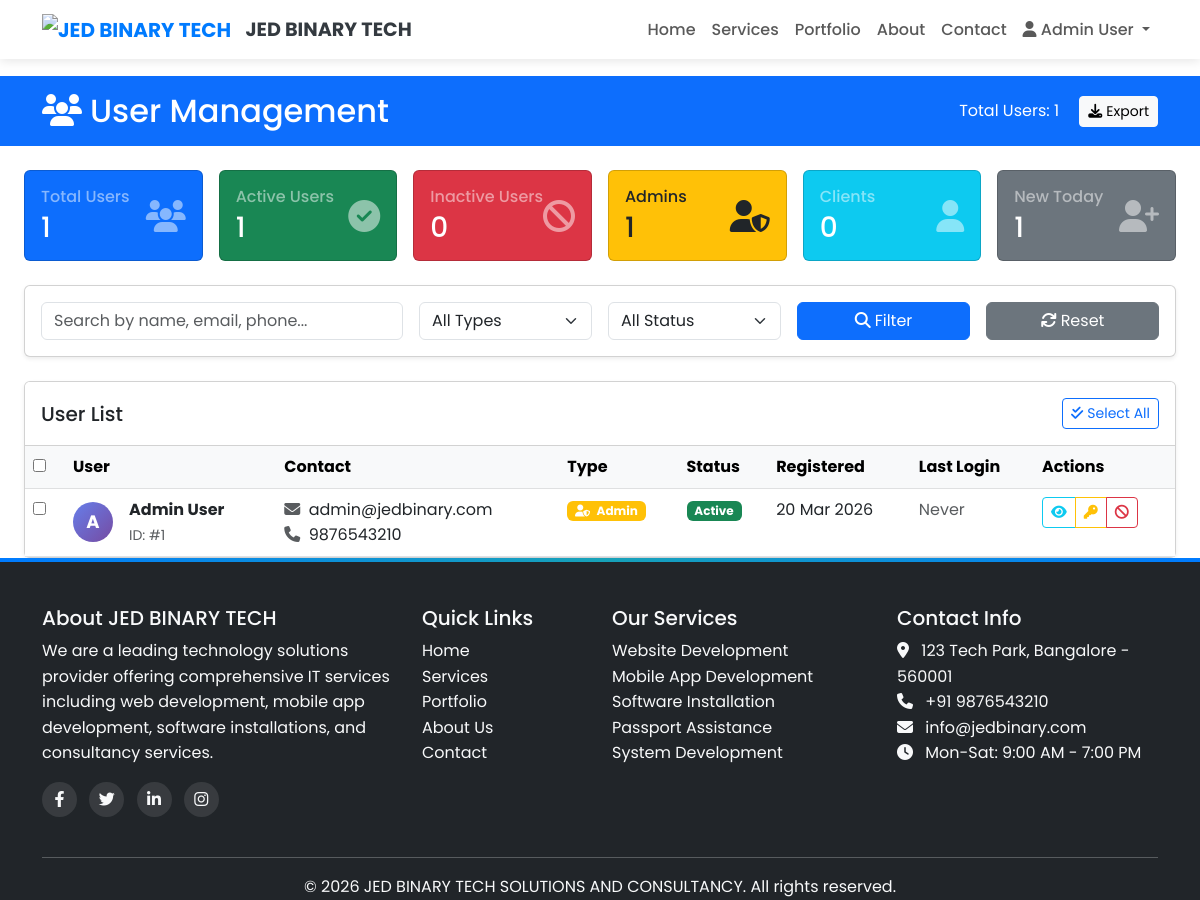
The page /admin/users.php (signed in) on the database its author committed.
### tables this page shows
CREATE TABLE users (
    user_id INT PRIMARY KEY AUTO_INCREMENT,
    full_name VARCHAR(100) NOT NULL,
    email VARCHAR(100) UNIQUE NOT NULL,
    password_hash VARCHAR(255) NOT NULL,
    phone VARCHAR(20),
    address TEXT,
    city VARCHAR(50),
    state VARCHAR(50),
    pincode VARCHAR(10),
    user_type ENUM('client', 'admin') DEFAULT 'client',
    profile_image VARCHAR(255),
    registration_date TIMESTAMP DEFAULT CURRENT_TIMESTAMP,
    last_login TIMESTAMP NULL,
    is_active BOOLEAN DEFAULT TRUE
);

### includes/auth.php (called while the page is built, shortened)
<?php
class Auth {
    private $conn;
    private $user_id;
    public function __construct($db_connection) {
        $this->conn = $db_connection;
        $this->checkSession();
    }
    private function checkSession() {
        if (isset($_SESSION['user_id'])) {
            $this->user_id = $_SESSION['user_id'];
            $this->loadUserData();
        }
    }
    private function loadUserData() {
        $sql = "SELECT * FROM users WHERE user_id = {$this->user_id} AND is_active = 1";
        $result = mysqli_query($this->conn, $sql);
    }
}
$auth = new Auth($conn);
?>

### includes/config.php (called while the page is built, shortened)
<?php
$conn = mysqli_connect(DB_HOST, DB_USER, DB_PASS, DB_NAME);
mysqli_set_charset($conn, "utf8mb4");
require_once 'auth.php';
?>

### admin/users.php (the view, shortened to what this page needs)
<?php
require_once '../includes/config.php';
require_once '../includes/auth.php';
$reset_columns_exist = false;
$check_columns = "SHOW COLUMNS FROM users LIKE 'reset_token'";
$columns_result = mysqli_query($conn, $check_columns);
if ($columns_result && mysqli_num_rows($columns_result) > 0) {
    $reset_columns_exist = true;
}
include '../includes/header.php';
$search = isset($_GET['search']) ? mysqli_real_escape_string($conn, $_GET['search']) : '';
$where_conditions = ["1=1"];
$where_clause = implode(" AND ", $where_conditions);
$page = isset($_GET['page']) ? intval($_GET['page']) : 1;
$records_per_page = 20;
$offset = ($page - 1) * $records_per_page;
$sql = "SELECT * FROM users WHERE $where_clause ORDER BY registration_date DESC LIMIT $offset, $records_per_page";
$result = mysqli_query($conn, $sql);
$users = mysqli_fetch_all($result, MYSQLI_ASSOC);
$stats_sql = "SELECT
                COUNT(*) as total_users,
                SUM(CASE WHEN user_type = 'admin' THEN 1 ELSE 0 END) as total_admins,
                SUM(CASE WHEN user_type = 'client' THEN 1 ELSE 0 END) as total_clients,
                SUM(CASE WHEN is_active = 1 THEN 1 ELSE 0 END) as active_users,
                SUM(CASE WHEN is_active = 0 THEN 1 ELSE 0 END) as inactive_users,
                SUM(CASE WHEN DATE(registration_date) = CURDATE() THEN 1 ELSE 0 END) as new_today
              FROM users";
$stats_result = mysqli_query($conn, $stats_sql);
$stats = mysqli_fetch_assoc($stats_result);
?>
<div class="admin-header bg-primary text-white py-3 mb-4">
    <div class="container">
        <div class="row align-items-center">
            <div class="col-md-6">
                <h2 class="mb-0"><i class="fas fa-users me-2"></i>User Management</h2>
            </div>
            <div class="col-md-6 text-md-end">
                <span class="me-3">Total Users: <?php echo $stats['total_users']; ?></span>
                <a href="?export=csv" class="btn btn-light btn-sm">
                    <i class="fas fa-download me-1"></i>Export
                </a>
            </div>
        </div>
    </div>
</div>
<div class="container-fluid px-4">
    <div class="row g-3 mb-4">
        <div class="col-xl-2 col-md-4">
            <div class="card bg-primary text-white user-stats-card">
                <div class="card-body">
                    <div class="d-flex justify-content-between align-items-center">
                        <div>
                            <h6 class="text-white-50 mb-1">Total Users</h6>
                            <h3 class="mb-0"><?php echo $stats['total_users']; ?></h3>
                        </div>
                        <i class="fas fa-users fa-2x text-white-50"></i>
                    </div>
                </div>
            </div>
        </div>
        <div class="col-xl-2 col-md-4">
            <div class="card bg-success text-white user-stats-card">
                <div class="card-body">
                    <div class="d-flex justify-content-between align-items-center">
                        <div>
                            <h6 class="text-white-50 mb-1">Active Users</h6>
                            <h3 class="mb-0"><?php echo $stats['active_users']; ?></h3>
                        </div>
                        <i class="fas fa-check-circle fa-2x text-white-50"></i>
                    </div>
                </div>
            </div>
        </div>
        <div class="col-xl-2 col-md-4">
            <div class="card bg-danger text-white user-stats-card">
                <div class="card-body">
                    <div class="d-flex justify-content-between align-items-center">
                        <div>
                            <h6 class="text-white-50 mb-1">Inactive Users</h6>
                            <h3 class="mb-0"><?php echo $stats['inactive_users']; ?></h3>
                        </div>
                        <i class="fas fa-ban fa-2x text-white-50"></i>
                    </div>
                </div>
            </div>
        </div>
        <div class="col-xl-2 col-md-4">
            <div class="card bg-warning text-dark user-stats-card">
                <div class="card-body">
                    <div class="d-flex justify-content-between align-items-center">
                        <div>
                            <h6 class="text-dark-50 mb-1">Admins</h6>
                            <h3 class="mb-0"><?php echo $stats['total_admins']; ?></h3>
                        </div>
                        <i class="fas fa-user-shield fa-2x text-dark-50"></i>
                    </div>
                </div>
            </div>
        </div>
        <div class="col-xl-2 col-md-4">
            <div class="card bg-info text-white user-stats-card">
                <div class="card-body">
                    <div class="d-flex justify-content-between align-items-center">
                        <div>
                            <h6 class="text-white-50 mb-1">Clients</h6>
                            <h3 class="mb-0"><?php echo $stats['total_clients']; ?></h3>
                        </div>
                        <i class="fas fa-user fa-2x text-white-50"></i>
                    </div>
                </div>
            </div>
        </div>
        <div class="col-xl-2 col-md-4">
            <div class="card bg-secondary text-white user-stats-card">
                <div class="card-body">
                    <div class="d-flex justify-content-between align-items-center">
                        <div>
                            <h6 class="text-white-50 mb-1">New Today</h6>
                            <h3 class="mb-0"><?php echo $stats['new_today']; ?></h3>
                        </div>
                        <i class="fas fa-user-plus fa-2x text-white-50"></i>
                    </div>
                </div>
            </div>
        </div>
    </div>
    <div class="card shadow-sm mb-4">
        <div class="card-body">
            <form method="GET" action="" class="row g-3">
                <div class="col-md-4">
                    <input type="text" name="search" class="form-control" placeholder="Search by name, email, phone..."
                           value="<?php echo htmlspecialchars($search); ?>">
                </div>
                <div class="col-md-2">
                    <select name="user_type" class="form-select">
                        <option value="all">All Types</option>
                    </select>
                </div>
                <div class="col-md-2">
                    <select name="status" class="form-select">
                        <option value="all">All Status</option>
                    </select>
                </div>
                <div class="col-md-2">
                    <button type="submit" class="btn btn-primary w-100">
                        <i class="fas fa-search me-1"></i>Filter
                    </button>
                </div>
                <div class="col-md-2">
                    <a href="users.php" class="btn btn-secondary w-100">
                        <i class="fas fa-sync me-1"></i>Reset
                    </a>
                </div>
            </form>
        </div>
    </div>
    <div class="card shadow-sm">
        <div class="card-header bg-white py-3">
            <div class="d-flex justify-content-between align-items-center">
                <h5 class="mb-0">User List</h5>
                <div>
                    <button class="btn btn-sm btn-outline-primary" onclick="selectAll()">
                        <i class="fas fa-check-double me-1"></i>Select All
                    </button>
                </div>
            </div>
        </div>
        <div class="card-body p-0">
            <div class="table-responsive">
                <table class="table table-hover mb-0">
                    <thead class="table-light">
                        <tr>
                            <th width="40">
                                <input type="checkbox" id="selectAllCheckbox" onclick="toggleSelectAll()">
                            </th>
                            <th>User</th>
                            <th>Contact</th>
                            <th>Type</th>
                            <th>Status</th>
                            <th>Registered</th>
                            <th>Last Login</th>
                            <th>Actions</th>
                        </tr>
                    </thead>
                    <tbody>
                        <?php if (empty($users)): ?>
                            <tr>
                                <td colspan="8" class="text-center py-4">
                                    <i class="fas fa-info-circle me-2"></i>No users found
                                </td>
                            </tr>
                        <?php else: ?>
                            <?php foreach ($users as $user): ?>
                            <tr class="user-row">
                                <td>
                                    <input type="checkbox" class="user-checkbox" value="<?php echo $user['user_id']; ?>">
                                </td>
                                <td>
                                    <div class="d-flex align-items-center">
                                        <div class="user-avatar me-3">
                                            <?php echo strtoupper(substr($user['full_name'], 0, 1)); ?>
                                        </div>
                                        <div>
                                            <strong><?php echo htmlspecialchars($user['full_name']); ?></strong>
                                            <br>
                                            <small class="text-muted">ID: #<?php echo $user['user_id']; ?></small>
                                        </div>
                                    </div>
                                </td>
                                <td>
                                    <i class="fas fa-envelope text-muted me-1"></i> <?php echo htmlspecialchars($user['email']); ?>
                                    <br>
                                    <?php if ($user['phone']): ?>
                                        <i class="fas fa-phone text-muted me-1"></i> <?php echo htmlspecialchars($user['phone']); ?>
                                    <?php endif; ?>
                                </td>
                                <td>
                                    <span class="badge bg-<?php echo $user['user_type'] == 'admin' ? 'warning' : 'info'; ?>">
                                        <i class="fas fa-<?php echo $user['user_type'] == 'admin' ? 'user-shield' : 'user'; ?> me-1"></i>
                                        <?php echo ucfirst($user['user_type']); ?>
                                    </span>
                                </td>
                                <td>
                                    <?php if ($user['is_active']): ?>
                                        <span class="badge bg-success">Active</span>
                                    <?php else: ?>
                                        <span class="badge bg-danger">Inactive</span>
                                    <?php endif; ?>
                                </td>
                                <td>
                                    <?php echo date('d M Y', strtotime($user['registration_date'])); ?>
                                    <br>
                                </td>
                                <td>
                                    <?php if ($user['last_login']): ?>
                                        <?php echo date('d M Y', strtotime($user['last_login'])); ?>
                                        <br>
                                        <small class="text-muted"><?php echo function_exists('timeAgo') ? timeAgo($user['last_login']) : ''; ?></small>
                                    <?php else: ?>
                                        <span class="text-muted">Never</span>
                                    <?php endif; ?>
                                </td>
                                <td>
                                    <div class="btn-group" role="group">
                                        <button class="btn btn-sm btn-outline-info" onclick="viewUserDetails(<?php echo $user['user_id']; ?>)">
                                            <i class="fas fa-eye"></i>
                                        </button>
                                        <?php if ($reset_columns_exist): ?>
                                        <a href="?reset_password=<?php echo $user['user_id']; ?>"
                                           class="btn btn-sm btn-outline-warning"
                                           title="Send Password Reset Email"
                                           onclick="return confirm('Send password reset email to this user?')">
                                            <i class="fas fa-key"></i>
                                        </a>
                                        <?php endif; ?>
                                        <a href="?toggle_status=<?php echo $user['user_id']; ?>"
                                           class="btn btn-sm btn-outline-<?php echo $user['is_active'] ? 'danger' : 'success'; ?>"
                                           title="<?php echo $user['is_active'] ? 'Deactivate' : 'Activate'; ?>"
                                           onclick="return confirm('<?php echo $user['is_active'] ? 'Deactivate' : 'Activate'; ?> this user account?')">
                                            <i class="fas fa-<?php echo $user['is_active'] ? 'ban' : 'check'; ?>"></i>
                                        </a>
                                    </div>
                                </td>
                            </tr>
                            <?php endforeach; ?>
                        <?php endif; ?>
                    </tbody>
                </table>
            </div>
        </div>
    </div>
</div>
<?php
include '../includes/footer.php';
?>

### assets/css/style.css (style rules this page uses)
:root { --primary-color: #007bff; --secondary-color: #6c757d; --success-color: #28a745; --danger-color: #dc3545; --warning-color: #ffc107; --info-color: #17a2b8; --dark-color: #343a40; --light-color: #f8f9fa; }
* { margin: 0; padding: 0; box-sizing: border-box; }
body { font-family: 'Poppins', sans-serif; line-height: 1.6; color: #333; padding-top: 76px; }

### admin/users.php (style rules this page uses)
.user-stats-card { transition: transform 0.3s ease; }
.user-avatar { width: 40px; height: 40px; border-radius: 50%; background: linear-gradient(135deg, #667eea 0%, #764ba2 100%); display: flex; align-items: center; justify-content: center; color: white; font-weight: bold; font-size: 18px; }

### rows shown on the page
users: full_name "A", full_name "Admin User", user_id "1", email "admin@jedbinary.com", phone "9876543210", user_type "Admin", is_active "Active", registration_date "20 Mar 2026", shows "Never"

### other values the page prints
$_SESSION['user_name'] "Admin User"
$stats['total_users'] "1"
$stats['active_users'] "1"
$stats['inactive_users'] "0"
$stats['total_admins'] "1"
$stats['total_clients'] "0"
$stats['new_today'] "1"
